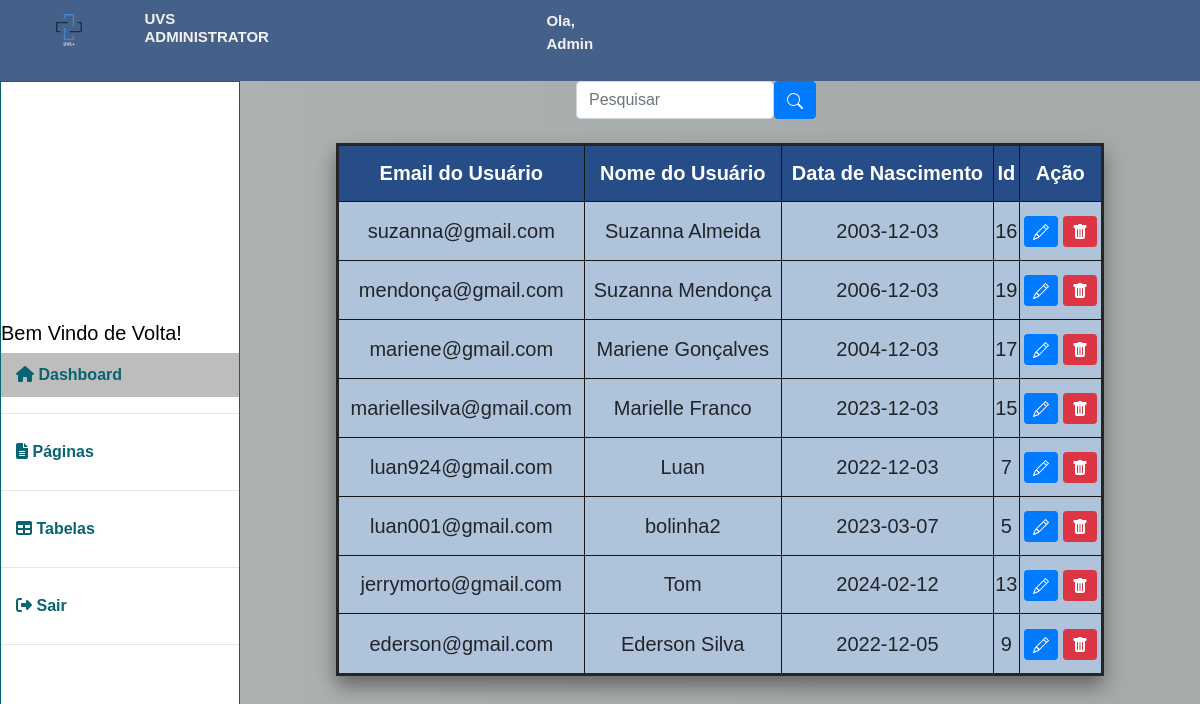
The app's page /admin_pages/usuarios.php, older data.
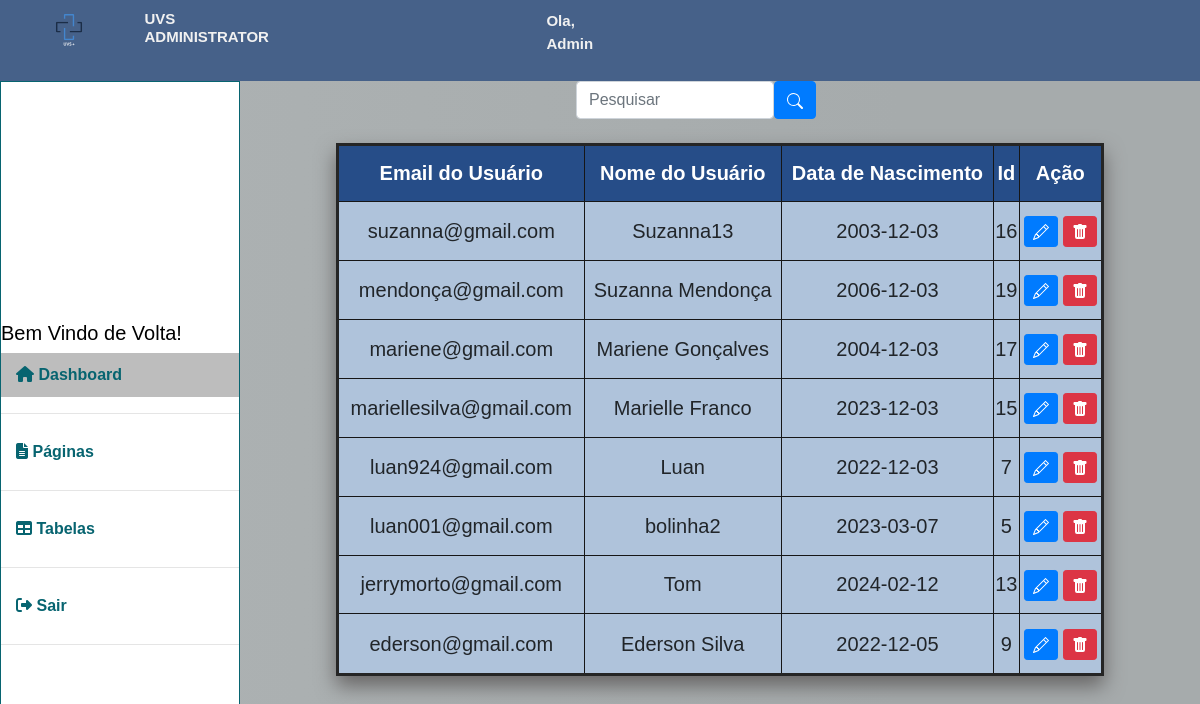
The same page, newer data.
### tables this page shows
CREATE TABLE `tbubs` (
  `email` varchar(50) NOT NULL,
  `senha` varchar(50) NOT NULL,
  `nome` varchar(20) NOT NULL,
  `data` date DEFAULT NULL,
  `id` int(100) NOT NULL
);

### admin_pages/usuarios.php (the view, shortened to what this page needs)
<?php
  include_once('../banco/dbconnect.php');
      if(!empty($_GET['search']))
  {
      $data = $_GET['search'];
      $sql = "SELECT * FROM tbubs WHERE  id LIKE '%$data%' or nome LIKE '%$data%' or  email LIKE '%$data%'  ORDER BY email DESC";
  }
  else
  {
      $sql = "SELECT * FROM tbubs ORDER BY email DESC";
  }
  $result = $conexao -> query($sql);
  ?>
<!DOCTYPE html>
<html lang="pt-br">
<head>
    <link rel="stylesheet" href="https://stackpath.bootstrapcdn.com/bootstrap/4.1.3/css/bootstrap.min.css">
    <link rel="stylesheet" href="../CSS/admin.css">
    <link rel="stylesheet" href="../CSS/conta.css">
    <link rel="stylesheet" href="../dist/ui/trumbowyg.min.css">
</head>
<body>
<header>
        <div class="info-cabecalho">
                <img class="logo"src="../IMAGENS/UVS +.svg" alt="uvs logo">
                <h5>UVS ADMINISTRATOR</h5>
                <p>Ola, Admin</p>
        </div>
    </header>
    <section class="main">
        <div class="sidebar">
            <div class="perfil-adm">
            </div>
            <h4>Bem Vindo de Volta!</h4>
            <a class="nome-colorido" href="administrador.php"> <i class="fa-solid fa-house" style="color: #076470;"></i> Dashboard</a>
                <hr>
            <a href="paginas.php"> <i class="fa-sharp fa-solid fa-file-lines" style="color: #076470;"></i> Páginas </a>
                <hr>
            <a href="tabelas.php">  <i class="fa-solid fa-table" style="color: #076470;"></i> Tabelas</a>
                <hr>
            <a href="../pages/sair.php"> <i class="fa-solid fa-right-from-bracket" style="color: #076470;"></i> Sair</a>
            <hr>
        </div>
 <div class="principal">
        <div class="box-search">
            <input type="search" placeholder="Pesquisar" class="form-control" id="pesquisar">
            <button class= "btn btn-primary" onclick="Apresentar()">
            </button>
        </div>
<br>
   <table class="tabela">
      <th class="tdDark">Email do Usuário</th>
      <th class="tdDark">Nome do Usuário</th>
      <th class="tdDark">Data de Nascimento</th>
      <th class="tdDark">Id</th>
      <th class="tdDark">Ação</th>
    <?php
    while($user_data = mysqli_fetch_assoc($result)) {
                            echo "<tr>";
                            echo "<td>".$user_data['email']."</td>";
                            echo "<td>".$user_data['nome']."</td>";
                            echo "<td>".$user_data['data']."</td>";
                            echo "<td>".$user_data['id']."</td>";
                            echo "<td>
                            <a class='btn btn-sm btn-primary' href='../PHP/edit.php?id=$user_data[id]' title='Editar'>
                            <svg xmlns='http://www.w3.org/2000/svg' width='16' height='16' fill='currentColor' class='bi bi-pencil' viewBox='0 0 16 16'>
                                <path d='M12.146.146a.5.5 0 0 1 .708 0l3 3a.5.5 0 0 1 0 .708l-10 10a.5.5 0 0 1-.168.11l-5 2a.5.5 0 0 1-.65-.65l2-5a.5.5 0 0 1 .11-.168l10-10zM11.207 2.5 13.5 4.793 14.793 3.5 12.5 1.207 11.207 2.5zm1.586 3L10.5 3.207 4 9.707V10h.5a.5.5 0 0 1 .5.5v.5h.5a.5.5 0 0 1 .5.5v.5h.293l6.5-6.5zm-9.761 5.175-.106.106-1.528 3.821 3.821-1.528.106-.106A.5.5 0 0 1 5 12.5V12h-.5a.5.5 0 0 1-.5-.5V11h-.5a.5.5 0 0 1-.468-.325z'/>
                            </svg>
                            </a>
                            <a class='btn btn-sm btn-danger' href='../PHP/alterar.php?id=$user_data[id]' title='Deletar'>
                                <svg xmlns='http://www.w3.org/2000/svg' width='16' height='16' fill='currentColor' class='bi bi-trash-fill' viewBox='0 0 16 16'>
                                    <path d='M2.5 1a1 1 0 0 0-1 1v1a1 1 0 0 0 1 1H3v9a2 2 0 0 0 2 2h6a2 2 0 0 0 2-2V4h.5a1 1 0 0 0 1-1V2a1 1 0 0 0-1-1H10a1 1 0 0 0-1-1H7a1 1 0 0 0-1 1H2.5zm3 4a.5.5 0 0 1 .5.5v7a.5.5 0 0 1-1 0v-7a.5.5 0 0 1 .5-.5zM8 5a.5.5 0 0 1 .5.5v7a.5.5 0 0 1-1 0v-7A.5.5 0 0 1 8 5zm3 .5v7a.5.5 0 0 1-1 0v-7a.5.5 0 0 1 1 0z'/>
                                </svg>
                            </a>
                            </td>";
                        echo "</tr>";
                }
            ?>
</table>
</div>
</body>
</html>

Row changes from the older to the newer data that the page shows:
changed tbubs "suzanna@gmail.com": nome "Suzanna Almeida" → "Suzanna13"
